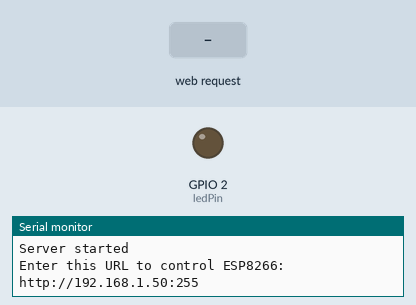
This sketch was run on a simulated ESP8266 (NodeMCU). Shown: output pins drawn as LEDs (lit = HIGH), the last lines printed to the serial monitor. The test bench sets the inputs (shaded band). WiFi joins after 1.5 s; servers stay silent unless stated.

Above: at 6.2 s.
6.3 s: HTTP request GET /LED=ON received
At 7.5 s:
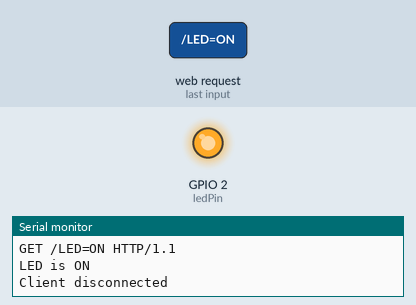
7.8 s: HTTP request GET /LED=OFF received
At 8.7 s:
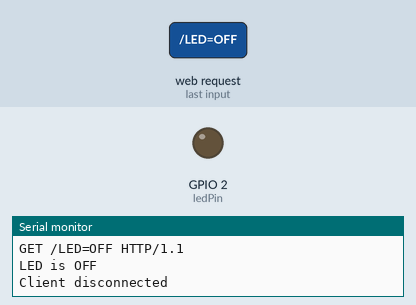
Timing chart, 0 to 10.8 s (numbered marks = the images above; inputs shaded):
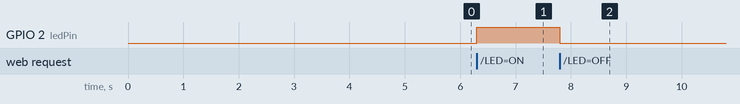

Measured:
- after the input at 6.3 s, GPIO 2 (ledPin): LOW → HIGH at once
- after the input at 7.8 s, GPIO 2 (ledPin): HIGH → LOW at once

The sketch:

esp8266wifi.ino
```cpp
#include <ESP8266WiFi.h>

//const char* ssid = "DELL";//type your ssid
//const char* password = "div12345";//type your password

const char* ssid = "DELL";//type your ssid
const char* password = "div12345";//type your password

int ledPin = 2; // GPIO2 of ESP8266
WiFiServer ESPserver(255);//Service Port

void setup()
{
Serial.begin(115200);
pinMode(ledPin, OUTPUT);
digitalWrite(ledPin, LOW);

Serial.println();
Serial.println();
Serial.print("Connecting to ");
Serial.println(ssid);

WiFi.begin(ssid, password);
/*
 The following four line of the
 code will assign a Static IP Address to
 the ESP Module. If you do not want this,
 comment out the following four lines.
 */
//IPAddress ip(192,168,1,254);
//IPAddress gateway(192,168,1,1);
//IPAddress subnet(255,255,255,0);
//WiFi.config(ip, gateway, subnet);

delay(5000);

while (WiFi.status() != WL_CONNECTED)
{
delay(500);
Serial.print(".");
}
Serial.println("");
Serial.println("WiFi connected");

// Start the server
ESPserver.begin();
Serial.println("Server started");

// Print the IP address
Serial.print("Enter this URL to control ESP8266: ");
Serial.print("http://");
Serial.print(WiFi.localIP());
Serial.println(":255"); //"/255" is the Server Port.
}

void loop()
{
// Check if a client has connected
WiFiClient client = ESPserver.available();
if (!client)
{
return;
}

// Wait until the client sends some data
Serial.println("new client");
while(!client.available())
{
delay(1);
}

// Read the first line of the request
String request = client.readStringUntil('\r');
Serial.println(request);
client.flush();

// Match the request

int value = LOW;
if (request.indexOf("/LED=ON") != -1)
{
Serial.println("LED is ON");
digitalWrite(ledPin, HIGH);
value = HIGH;
}
if (request.indexOf("/LED=OFF") != -1)
{
Serial.println("LED is OFF");
digitalWrite(ledPin, LOW);
value = LOW;
}

// Return the response
client.println("HTTP/1.1 200 OK");
client.println("Content-Type: text/html");
client.println(""); //  IMPORTANT
client.println("<!DOCTYPE HTML>");
client.println("<html>");
client.print("<center>WELCOME TO YOUR IOT BASED HOME AUTOMATION SYSTEM</center>");
client.print("<center>Status of the LED: </center>");

if(value == HIGH)
{
client.print("<center>ONs</center>");
}
else
{
client.print("OFF");
}
client.println("<br><br>");
client.println("Click <a href=\"/LED=ON\">here</a> to turn ON the LED<br>");
client.println("Click <a href=\"/LED=OFF\">here</a> to turn OFF the LED<br>");
client.println("</html>");

delay(1);
Serial.println("Client disconnected");
Serial.println("");
}
```
